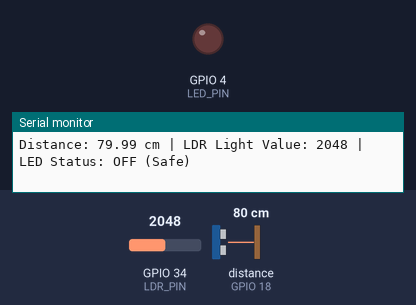
Simulated run of this sketch. Board: ESP32. On the bench: output pins drawn as LEDs (lit = HIGH), the last lines printed to the serial monitor. Wiring (from diagram.json): ultrasonic range finder: trigger GPIO 5; echo GPIO 18. Dashed ring = blinking. The test bench sets the inputs (shaded band); at power-on: distance to the obstacle (sensor on GPIO 18) 80 cm, GPIO 34 (LDR_PIN) = 2048. The echo pulse lasts 58.3 µs per cm; pins used as bus, display or sensor lines are not drawn.

Above: at 1.2 s.
1.3 s: distance to the obstacle (sensor on GPIO 18) set to 23 cm
2.8 s: distance to the obstacle (sensor on GPIO 18) set to 19 cm
At 2.9 s:
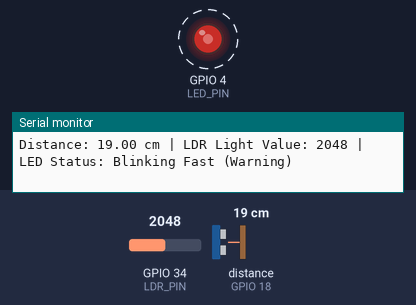
5.8 s: GPIO 34 (LDR_PIN) set to 2866
8.8 s: GPIO 34 (LDR_PIN) set to 491
11.8 s: GPIO 34 (LDR_PIN) set to 3603
14.8 s: GPIO 34 (LDR_PIN) set to 2047
Timing chart, 0 to 18.8 s (numbered marks = the images above; inputs shaded):
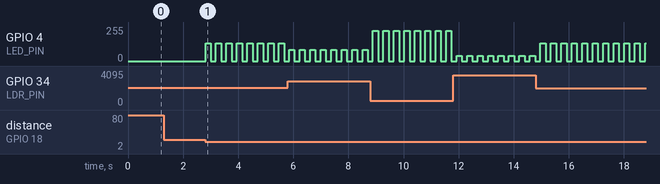

The sketch:

sketch.ino
```cpp
const int TRIG_PIN = 5;
const int ECHO_PIN = 18;
const int LDR_PIN = 34;
const int LED_PIN = 4;
unsigned long previousMillis = 0;
const long blinkInterval = 150;
bool ledState = false;
void setup() {
  Serial.begin(115200);
  pinMode(TRIG_PIN, OUTPUT);
  pinMode(ECHO_PIN, INPUT);
  pinMode(LED_PIN, OUTPUT);
  Serial.println("Smart Parking Assistant Initialized.");
}
void loop() {
  digitalWrite(TRIG_PIN, LOW);
  delayMicroseconds(2);
  digitalWrite(TRIG_PIN, HIGH);
  delayMicroseconds(10);
  digitalWrite(TRIG_PIN, LOW);
  long duration = pulseIn(ECHO_PIN, HIGH);
  float distance = duration * 0.0343 / 2;
  int ldrValue = analogRead(LDR_PIN);
  int brightness = map(ldrValue, 0, 4095, 255, 10);
  String ledStatus = "";
  if (distance < 10.0) {
    analogWrite(LED_PIN, brightness);
    ledStatus = "Solid ON (Danger!)";
  }
  else if (distance < 20.0) {
    unsigned long currentMillis = millis();
    if (currentMillis - previousMillis >= blinkInterval) {
      previousMillis = currentMillis;
      ledState = !ledState;
    }
    if (ledState) {
      analogWrite(LED_PIN, brightness);
    } else {
      analogWrite(LED_PIN, 0);
    }
    ledStatus = "Blinking Fast (Warning)";
  }
  else {
    analogWrite(LED_PIN, 0);
    ledStatus = "OFF (Safe)";
  }
  Serial.print("Distance: ");
  Serial.print(distance);
  Serial.print(" cm | LDR Light Value: ");
  Serial.print(ldrValue);
  Serial.print(" | LED Status: ");
  Serial.println(ledStatus);
  delay(60);
}
```

Measured:
- the behaviour switches between 21 and 20 cm on distance to the obstacle (sensor on GPIO 18) (found by bisection; images 0 and 1)
- after the input at 2.8 s, GPIO 4 (LED_PIN): alternates 133/255 for 0.19 s and 0/255 for 0.19 s, starting at once
